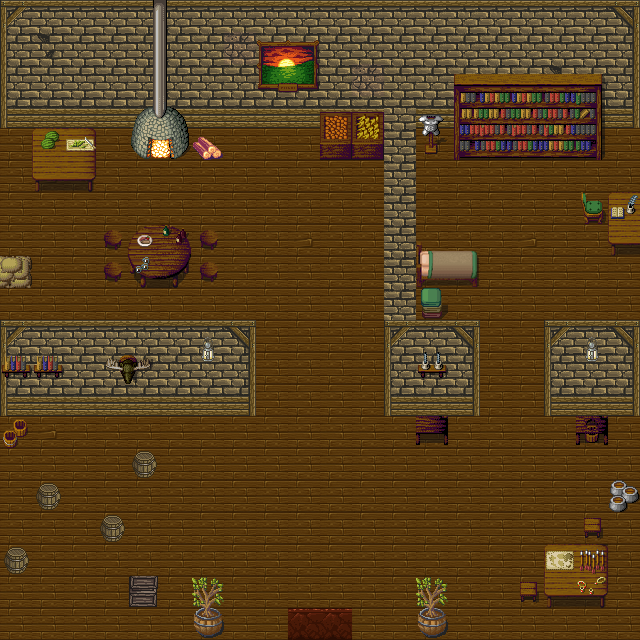

This is a level from a 2D game, rendered from its Tiled map with the project's own tilesets. A one-line summary and the map file follow, with tile-layer data summarised:
An orthogonal 20x20 tile map with 32x32 px tiles, 4 tile layers (ground, doorway, collision, above), 3 tilesets and 1 object (doorway).

<map version="1.0" orientation="orthogonal" renderorder="right-down" width="20" height="20" tilewidth="32" tileheight="32">
 <tileset firstgid="1" name="hyptosis_tile-art-batch-1" tilewidth="32" tileheight="32">
  <image source="tilesets/hyptosis_tile-art-batch-1.png" trans="ff00ff" width="960" height="960" />
 </tileset>
 <tileset firstgid="901" name="hyptosis_til-art-batch-2" tilewidth="32" tileheight="32">
  <image source="tilesets/hyptosis_til-art-batch-2.png" trans="ff00ff" width="960" height="960" />
 </tileset>
 <tileset firstgid="1801" name="TileC" tilewidth="32" tileheight="32">
  <image source="tilesets/TileC.png" trans="ff00ff" width="512" height="512" />
 </tileset>
 <layer name="ground" width="20" height="20">
  <data>[400 cells, 400 non-empty, 2 distinct tile ids]</data>
 </layer>
 <objectgroup name="objectDoorway" width="20" height="20">
  <object name="houseExit" type="doorway" x="288" y="608" width="64" height="32">
   <properties>
    <property name="destX" value="-84" />
    <property name="destY" value="-85" />
    <property name="mapName" value="LargeMapGrasslands.tmx" />
   </properties>
  </object>
 </objectgroup>
 <layer name="doorway" width="20" height="20">
  <data>[400 cells, 2 non-empty, 1 distinct tile ids]</data>
 </layer>
 <layer name="collision" width="20" height="20">
  <data>[400 cells, 204 non-empty, 44 distinct tile ids]</data>
 </layer>
 <layer name="above" width="20" height="20">
  <data>[400 cells, 49 non-empty, 41 distinct tile ids]</data>
 </layer>
</map>
